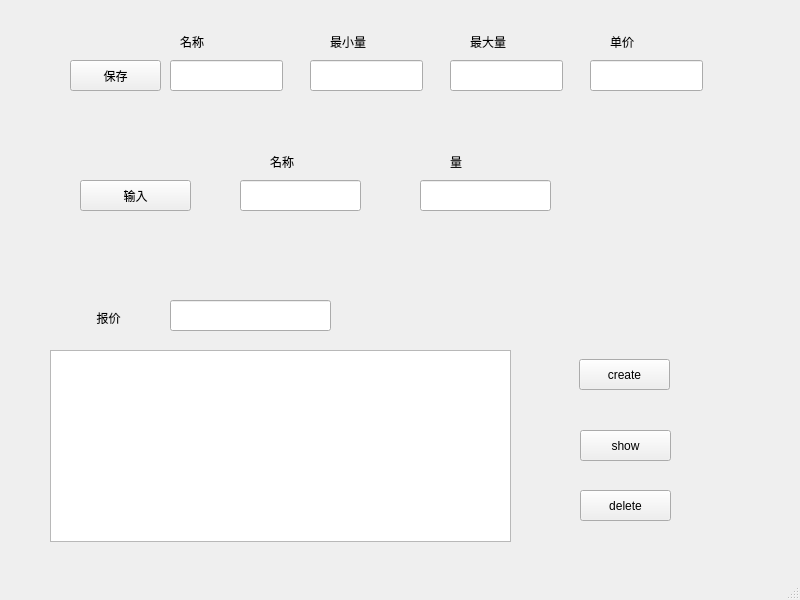
<?xml version="1.0" encoding="UTF-8"?>
<ui version="4.0">
 <class>MainWindow</class>
 <widget class="QMainWindow" name="MainWindow">
  <property name="geometry">
   <rect>
    <x>0</x>
    <y>0</y>
    <width>800</width>
    <height>600</height>
   </rect>
  </property>
  <property name="windowTitle">
   <string>MainWindow</string>
  </property>
  <widget class="QWidget" name="centralwidget">
   <widget class="QLineEdit" name="output">
    <property name="geometry">
     <rect>
      <x>170</x>
      <y>300</y>
      <width>161</width>
      <height>31</height>
     </rect>
    </property>
   </widget>
   <widget class="QPushButton" name="input">
    <property name="geometry">
     <rect>
      <x>80</x>
      <y>180</y>
      <width>111</width>
      <height>31</height>
     </rect>
    </property>
    <property name="text">
     <string>输入</string>
    </property>
   </widget>
   <widget class="QPushButton" name="save">
    <property name="geometry">
     <rect>
      <x>70</x>
      <y>60</y>
      <width>91</width>
      <height>31</height>
     </rect>
    </property>
    <property name="text">
     <string>保存</string>
    </property>
   </widget>
   <widget class="QLabel" name="label">
    <property name="geometry">
     <rect>
      <x>73</x>
      <y>302</y>
      <width>71</width>
      <height>31</height>
     </rect>
    </property>
    <property name="text">
     <string>报价</string>
    </property>
    <property name="alignment">
     <set>Qt::AlignCenter</set>
    </property>
   </widget>
   <widget class="QLineEdit" name="name">
    <property name="geometry">
     <rect>
      <x>240</x>
      <y>180</y>
      <width>121</width>
      <height>31</height>
     </rect>
    </property>
   </widget>
   <widget class="QLineEdit" name="weight">
    <property name="geometry">
     <rect>
      <x>420</x>
      <y>180</y>
      <width>131</width>
      <height>31</height>
     </rect>
    </property>
   </widget>
   <widget class="QLineEdit" name="name2">
    <property name="geometry">
     <rect>
      <x>170</x>
      <y>60</y>
      <width>113</width>
      <height>31</height>
     </rect>
    </property>
   </widget>
   <widget class="QLineEdit" name="min">
    <property name="geometry">
     <rect>
      <x>310</x>
      <y>60</y>
      <width>113</width>
      <height>31</height>
     </rect>
    </property>
   </widget>
   <widget class="QLineEdit" name="price">
    <property name="geometry">
     <rect>
      <x>590</x>
      <y>60</y>
      <width>113</width>
      <height>31</height>
     </rect>
    </property>
   </widget>
   <widget class="QPushButton" name="create">
    <property name="geometry">
     <rect>
      <x>579</x>
      <y>359</y>
      <width>91</width>
      <height>31</height>
     </rect>
    </property>
    <property name="text">
     <string>create</string>
    </property>
   </widget>
   <widget class="QLineEdit" name="max">
    <property name="geometry">
     <rect>
      <x>450</x>
      <y>60</y>
      <width>113</width>
      <height>31</height>
     </rect>
    </property>
   </widget>
   <widget class="QLabel" name="label_2">
    <property name="geometry">
     <rect>
      <x>330</x>
      <y>32</y>
      <width>54</width>
      <height>20</height>
     </rect>
    </property>
    <property name="text">
     <string>最小量</string>
    </property>
   </widget>
   <widget class="QLabel" name="label_3">
    <property name="geometry">
     <rect>
      <x>470</x>
      <y>32</y>
      <width>54</width>
      <height>20</height>
     </rect>
    </property>
    <property name="text">
     <string>最大量</string>
    </property>
   </widget>
   <widget class="QLabel" name="label_4">
    <property name="geometry">
     <rect>
      <x>610</x>
      <y>32</y>
      <width>54</width>
      <height>20</height>
     </rect>
    </property>
    <property name="text">
     <string>单价</string>
    </property>
   </widget>
   <widget class="QLabel" name="label_5">
    <property name="geometry">
     <rect>
      <x>180</x>
      <y>32</y>
      <width>54</width>
      <height>20</height>
     </rect>
    </property>
    <property name="text">
     <string>名称</string>
    </property>
   </widget>
   <widget class="QLabel" name="label_6">
    <property name="geometry">
     <rect>
      <x>270</x>
      <y>151</y>
      <width>54</width>
      <height>21</height>
     </rect>
    </property>
    <property name="text">
     <string>名称</string>
    </property>
   </widget>
   <widget class="QLabel" name="label_7">
    <property name="geometry">
     <rect>
      <x>450</x>
      <y>151</y>
      <width>54</width>
      <height>21</height>
     </rect>
    </property>
    <property name="text">
     <string>量</string>
    </property>
   </widget>
   <widget class="QTableView" name="tableView">
    <property name="geometry">
     <rect>
      <x>50</x>
      <y>350</y>
      <width>461</width>
      <height>192</height>
     </rect>
    </property>
   </widget>
   <widget class="QPushButton" name="show">
    <property name="geometry">
     <rect>
      <x>580</x>
      <y>430</y>
      <width>91</width>
      <height>31</height>
     </rect>
    </property>
    <property name="text">
     <string>show</string>
    </property>
   </widget>
   <widget class="QPushButton" name="delete_2">
    <property name="geometry">
     <rect>
      <x>580</x>
      <y>490</y>
      <width>91</width>
      <height>31</height>
     </rect>
    </property>
    <property name="text">
     <string>delete</string>
    </property>
   </widget>
  </widget>
  <widget class="QMenuBar" name="menubar">
   <property name="geometry">
    <rect>
     <x>0</x>
     <y>0</y>
     <width>800</width>
     <height>21</height>
    </rect>
   </property>
  </widget>
  <widget class="QStatusBar" name="statusbar"/>
 </widget>
 <resources/>
 <connections/>
</ui>
